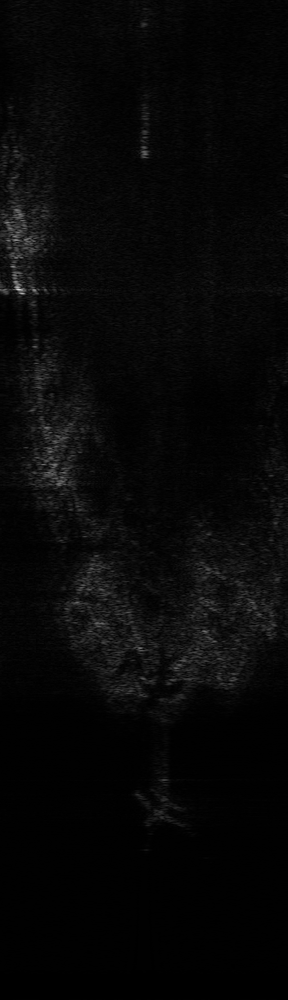
#> input picture test/00002.bmp, 288 x 1000 px, shrunk from 512 x 1776 before the run
$ python -i adaptive_filter.py   (imports and definitions only)   (older library calls are emulated)
#> lines starting #> are read from the running program, lines starting #| are printed output that depends on the picture
#> further down, picture is the input picture: shape (1000, 288, 3); min 0, max 223, mean 7.6
import cv2
import numpy as np
import joblib
import os


# ============================================================
# CONFIGURATION
# ============================================================

MODEL_PATH = os.path.join(
    os.path.dirname(__file__),
    "noise_classifier.pkl"
)


# ============================================================
# LOAD TRAINED NOISE CLASSIFIER
# ============================================================

# [1 line not run here, left out]


# ============================================================
# FEATURE EXTRACTION
# ============================================================

def extract_features(image):
    """
    Extract the same 6 features used during training.
    """

    image = image.astype(np.float32)

    # 1. Mean intensity
    mean = np.mean(image)
#> mean = 7.56

    # 2. Standard deviation
    std = np.std(image)
#> std = 10.16

    # 3. Variance
    variance = np.var(image)
#> variance = 103.3

    # 4. Percentage of zero-valued pixels
    zero_ratio = np.mean(image == 0)
#> zero_ratio = 0.081

    # 5. Local variance
    mean_local = cv2.blur(image, (7, 7))
    mean_sq_local = cv2.blur(image ** 2, (7, 7))

    local_variance = np.mean(
        np.maximum(
            mean_sq_local - mean_local ** 2,
            0
        )
    )
#> local_variance = 26.81

    # 6. Sharpness
    laplacian = cv2.Laplacian(
        image,
        cv2.CV_32F
    )
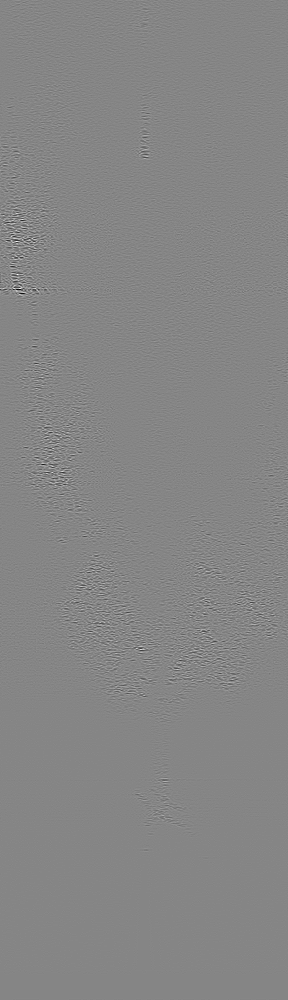
#> laplacian: shape (1000, 288) float32; min -228, max 207, mean 0; drawn with min black and max white

    sharpness = laplacian.var()
#> sharpness = 142.2

    return np.array([[
        mean,
        std,
        variance,
        zero_ratio,
        local_variance,
        sharpness
    ]])


# ============================================================
# FILTERS
# ============================================================

# [81 lines left out: functions lee_filter, median_filter, bilateral_filter, gaussian_filter, not called in this run]


# ============================================================
# NOISE → FILTER MAPPING
# ============================================================

FILTER_MAP = {

    "gaussian": (
        lee_filter,
        "Lee"
    ),

    "speckle": (
        median_filter,
        "Median"
    ),

    "dropout": (
        bilateral_filter,
        "Bilateral"
    ),

    "blur": (
        lee_filter,
        "Lee"
    )
}


# ============================================================
# MAIN ADAPTIVE FILTER
# ============================================================

def adaptive_filter(image):

    """
    Automatically detects the noise type
    and applies the corresponding filter.

    Returns:
        filtered_image
        noise_type
        filter_name
        confidence
    """

    # Convert to grayscale
    if len(image.shape) == 3:
        if image.shape[2] == 3:
            gray = cv2.cvtColor(image, cv2.COLOR_BGR2GRAY)
        elif image.shape[2] == 4:
            gray = cv2.cvtColor(image, cv2.COLOR_BGRA2GRAY)
        elif image.shape[2] == 1:
            gray = image[:, :, 0]
        else:
            gray = image.copy()
    else:
        gray = image.copy()


    # --------------------------------------------------------
    # Extract features
    # --------------------------------------------------------

    features = extract_features(gray)
#> features = [[7.56, 10.16, 103.3, 0.081, 26.81, 142.2]]


    # --------------------------------------------------------
    # Predict noise type
    # --------------------------------------------------------

#> (the run stopped early here; a loop or call above may not have finished)

$ run again, on test/00003.bmp
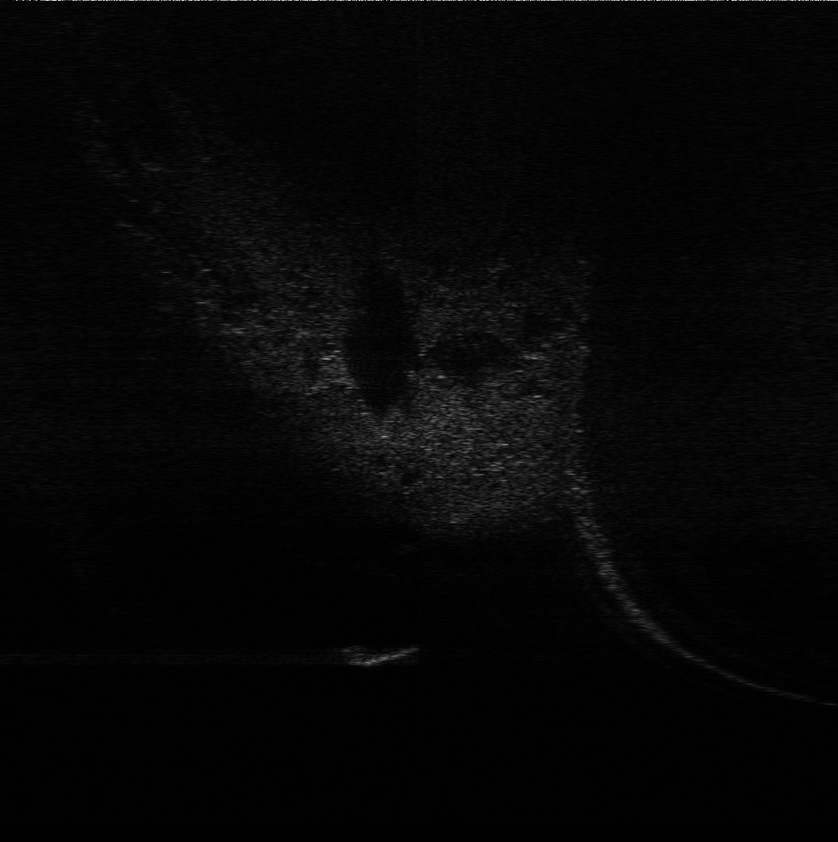
#> input picture test/00003.bmp, 838 x 842 px, shrunk from 1024 x 1028 before the run
#> picture is the input picture: shape (842, 838, 3); min 0, max 214, mean 5.9
#> mean = 5.94
#> std = 8.64
#> variance = 74.63
#> zero_ratio = 0.0318
#> in extract_features, `mean_local = cv2.blur(image, (7, 7))`:
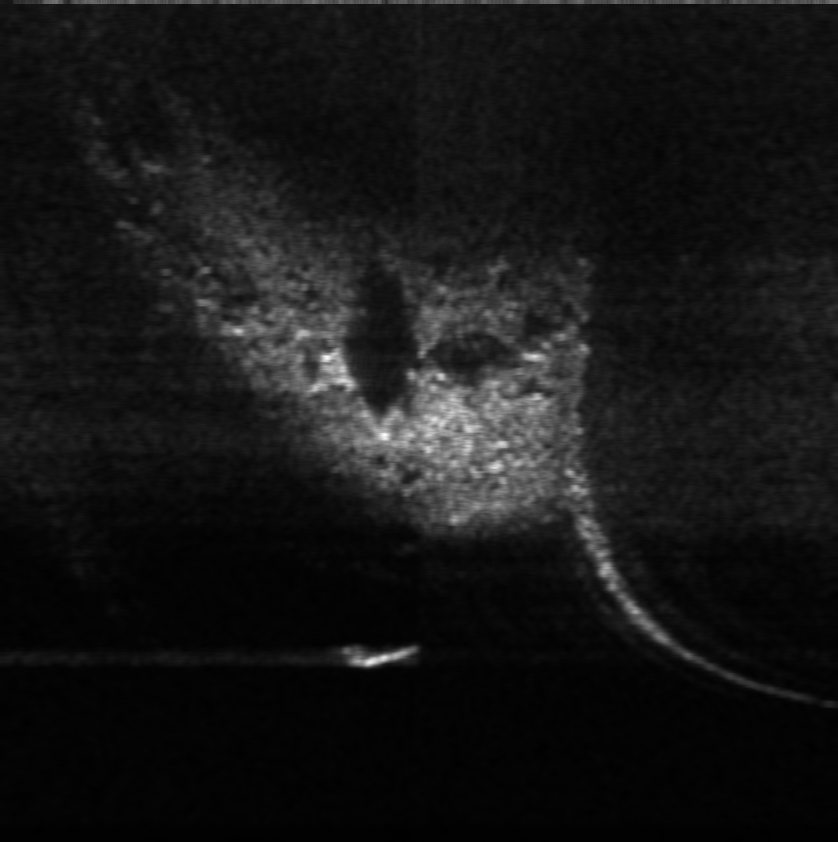
#> mean_local: shape (842, 838) float32; min 0.265, max 64.22, mean 5.9; drawn with min black and max white
#> local_variance = 23.16
#> in extract_features, `laplacian = cv2.Laplacian( image, cv2.CV_32F )`:
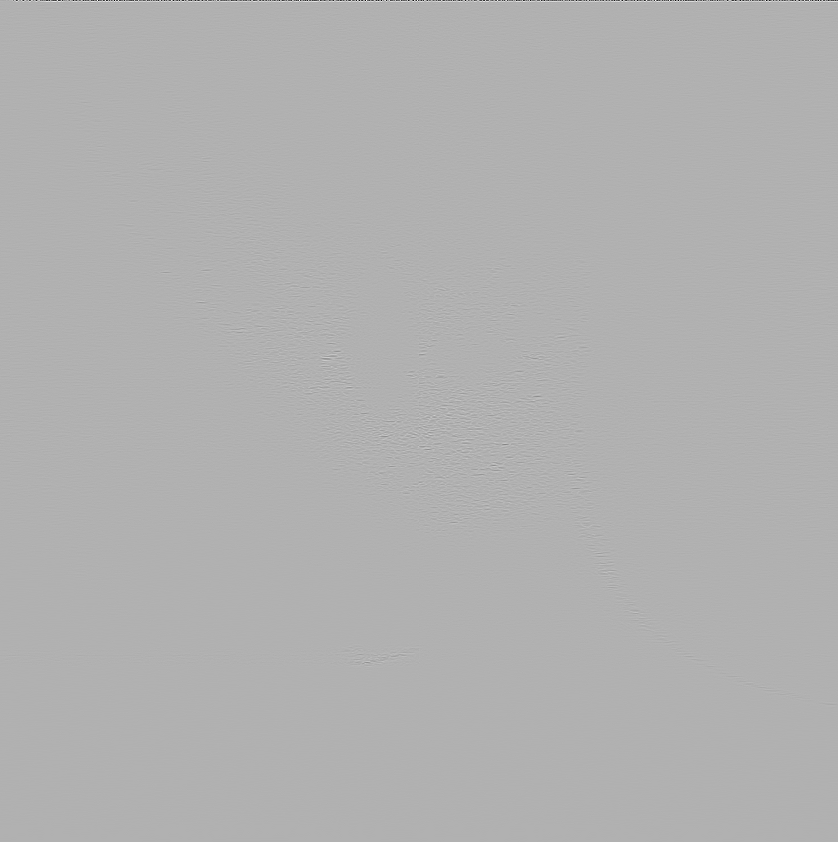
#> laplacian: shape (842, 838) float32; min -727, max 320, mean -0.1; drawn with min black and max white
#> sharpness = 202.7
#> features = [[5.94, 8.64, 74.63, 0.0318, 23.16, 202.7]]

$ run again, on test/00004.bmp
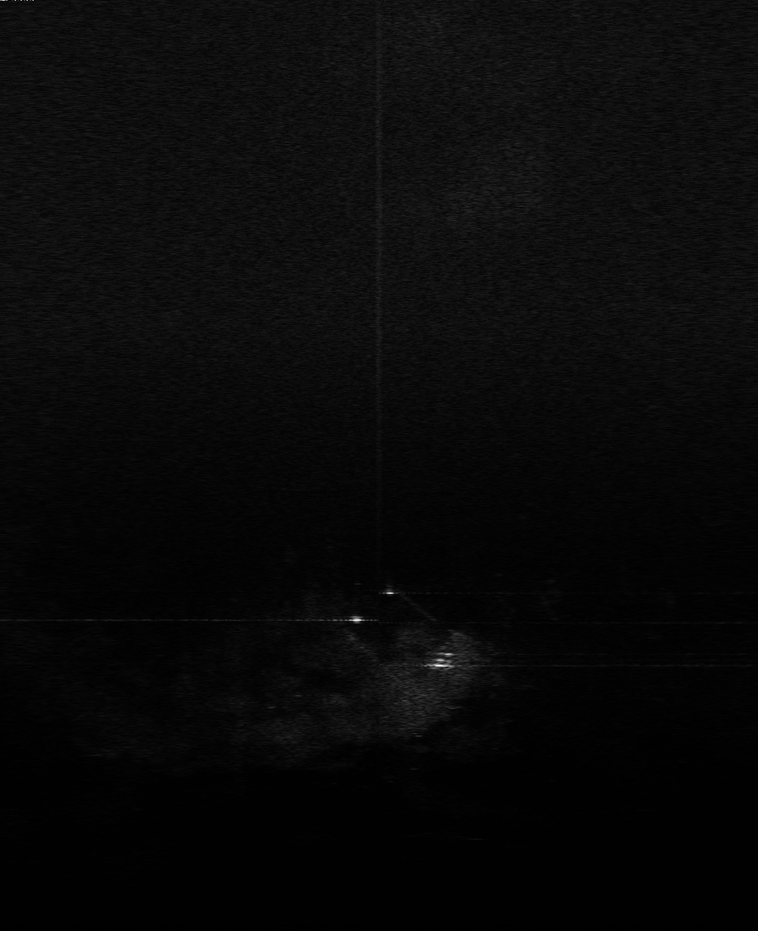
#> input picture test/00004.bmp, 758 x 931 px, shrunk from 1024 x 1257 before the run
#> picture is the input picture: shape (931, 758, 3); min 0, max 255, mean 8.9
#> mean = 8.9
#> std = 7.14
#> variance = 51.02
#> zero_ratio = 0.00504
#> local_variance = 10.15
#> in extract_features, `laplacian = cv2.Laplacian( image, cv2.CV_32F )`:
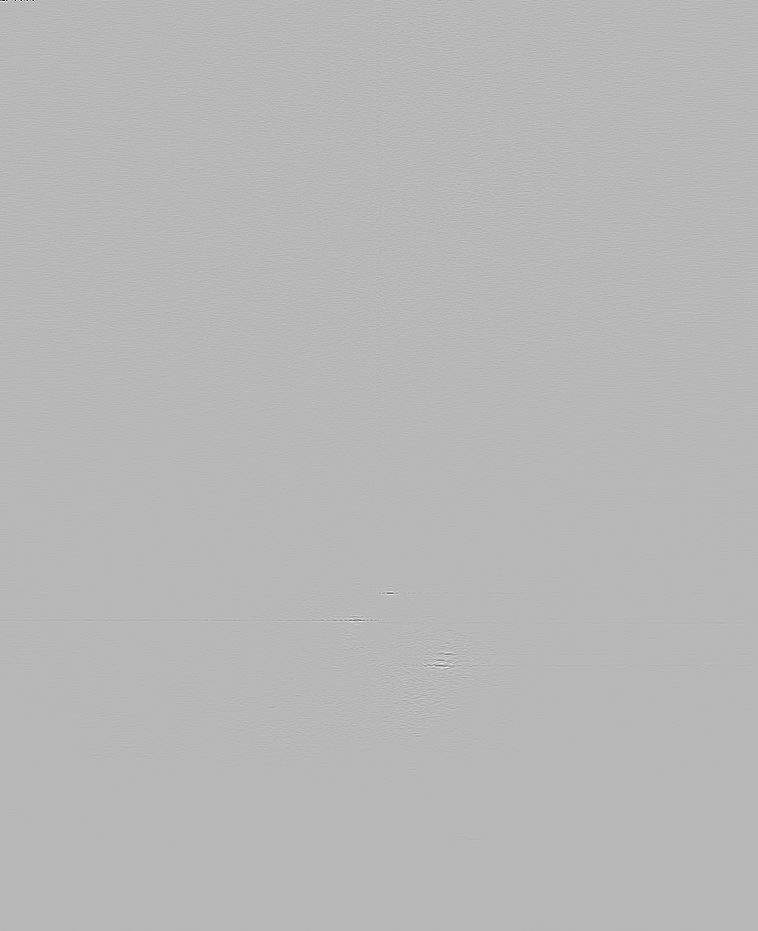
#> laplacian: shape (931, 758) float32; min -541, max 208, mean 0; drawn with min black and max white
#> sharpness = 59.67
#> features = [[8.9, 7.14, 51.02, 0.00504, 10.15, 59.67]]
